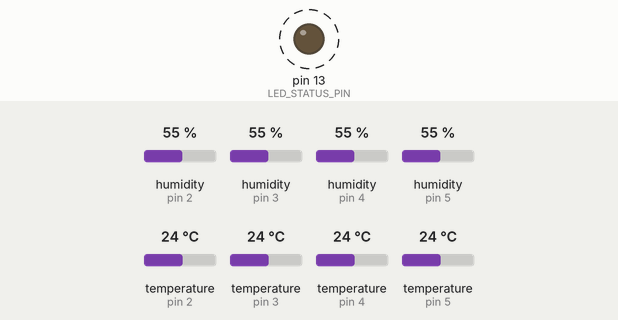
Recording of a sketch running on a simulated Arduino Uno, built with avr-gcc and run on an emulated ATmega328P. On the bench: output pins drawn as LEDs (lit = HIGH). Dashed ring = blinking. Inputs (shaded band) come from the test bench; at power-on: humidity (sensors on pin 2, pin 3, pin 4, pin 5) 55 %, temperature (sensors on pin 2, pin 3, pin 4, pin 5) 24 °C. What the sketch prints to the serial monitor is not drawn.

Above: at 2.5 s.
Timing chart, 0 to 5.0 s (numbered marks = the images above):
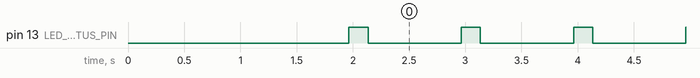

Measured:
- by itself, pin 13 (LED_STATUS_PIN): alternates HIGH for 0.17 s and LOW for 0.83 s

The sketch:

arduinouno.ino
```cpp
/*
 * =====================================================================================
 * PROJECT: MINISATELLITE 4x DHT22 TELEMETRY UNIT
 * BOARD:   Arduino Uno (ATmega328P)
 * FILE:    arduinouno.ino
 *
 * DESCRIPTION:
 * Dedicated acquisition unit reading exclusively 4x DHT22 (AM2302) Digital
 * Temperature & Humidity Sensors representing 4 key MiniSatellite subsystems:
 *   - SENSOR 1 (Digital Pin D2): T1 // On-Board Computer (OBC) Core & Comms
 *   - SENSOR 2 (Digital Pin D3): T2 // Solar Array & Photovoltaic Panel
 *   - SENSOR 3 (Digital Pin D4): T3 // Electrical Power System (EPS) Battery Bay
 *   - SENSOR 4 (Digital Pin D5): T4 // External Deployable Radiator Plate
 *
 * TELEMETRY DOWNLINK PATHWAYS:
 * 1. SoftwareSerial to ESP32-CAM (Pin 10 RX, Pin 11 TX @ 9600 Baud):
 *    Arduino Pin 11 (TX) -> 1kΩ/2kΩ divider -> ESP32-CAM U0R (GPIO 3).
 *    Arduino Pin 10 (RX) <- ESP32-CAM U0T (GPIO 1).
 *    ESP32-CAM serves data over Wi-Fi HTTP REST (/data) to temp.html.
 * 2. Hardware Serial (USB Pins 0/1 @ 9600 Baud):
 *    Direct PC ground terminal connection via Web Serial API in temp.html.
 *
 * REQUIRED LIBRARY:
 *   - "DHT sensor library" by Adafruit
 *   - "Adafruit Unified Sensor" (automatic dependency)
 *   Install via: Arduino IDE -> Sketch -> Include Library -> Manage Libraries...
 * =====================================================================================
 */

#include <SoftwareSerial.h>
#include <DHT.h>

// =====================================================================================
// 1. PIN DEFINITIONS & SENSOR CONFIGURATION
// =====================================================================================

// 4x DHT22 Digital Sensor Data Pins
#define PIN_DHT_T1 2  // Digital Pin D2: Sensor 1 (OBC Core)
#define PIN_DHT_T2 3  // Digital Pin D3: Sensor 2 (Solar Array)
#define PIN_DHT_T3 4  // Digital Pin D4: Sensor 3 (EPS Battery)
#define PIN_DHT_T4 5  // Digital Pin D5: Sensor 4 (Hull Radiator)

#define DHTTYPE DHT22 // DHT 22 (AM2302 / AM2321)

// Initialize 4 separate DHT22 sensor objects
DHT dht1(PIN_DHT_T1, DHTTYPE);
DHT dht2(PIN_DHT_T2, DHTTYPE);
DHT dht3(PIN_DHT_T3, DHTTYPE);
DHT dht4(PIN_DHT_T4, DHTTYPE);

// SoftwareSerial Link to ESP32-CAM
// Arduino Pin 11 (TX) -> 1kΩ/2kΩ divider -> ESP32-CAM Pin U0R (GPIO 3 RX)
// Arduino Pin 10 (RX) <- ESP32-CAM Pin U0T (GPIO 1 TX)
const int ESP_RX_PIN = 10;
const int ESP_TX_PIN = 11;
SoftwareSerial espSerial(ESP_RX_PIN, ESP_TX_PIN);

// Status LED (Pulses on each transmission packet)
const int LED_STATUS_PIN = 13;

// Telemetry Timing Intervals (milliseconds)
const unsigned long TELEMETRY_INTERVAL = 1000; // Transmit JSON packet every 1.0 second
const unsigned long DHT_SAMPLE_INTERVAL = 1800; // DHT22 requires >= 1.5 - 2.0s between reads

// =====================================================================================
// 2. GLOBAL TELEMETRY STATE & SENSOR BUFFERS
// =====================================================================================

// Temperatures (°C)
float tempT1 = 24.5;
float tempT2 = 26.2;
float tempT3 = 22.8;
float tempT4 = 25.0;

// Relative Humidities (%RH)
float humH1 = 45.0;
float humH2 = 46.2;
float humH3 = 44.5;
float humH4 = 47.0;
float avgHumidity = 45.7;

// Health / Sensor Detected Flags
bool dht1Ok = false;
bool dht2Ok = false;
bool dht3Ok = false;
bool dht4Ok = false;

// Packet & Timing Counters
unsigned long lastTelemetryTime = 0;
unsigned long lastDhtSampleTime = 0;
unsigned long packetCounter = 0;

// =====================================================================================
// 3. SENSOR ACQUISITION & VALIDATION ENGINE
// =====================================================================================

// Samples all 4 DHT22 sensors with non-blocking timing and fail-safe caching
void sampleAllDHT22Sensors() {
  unsigned long now = millis();
  if (now - lastDhtSampleTime < DHT_SAMPLE_INTERVAL && lastDhtSampleTime != 0) {
    return; // Wait until sensor hardware conversion cycle completes
  }
  lastDhtSampleTime = now;

  // Read Sensor 1 (T1 OBC Core)
  float t1 = dht1.readTemperature();
  float h1 = dht1.readHumidity();
  if (!isnan(t1) && t1 > -45.0 && t1 < 85.0) {
    tempT1 = t1;
    dht1Ok = true;
  }
  if (!isnan(h1) && h1 >= 0.0 && h1 <= 100.0) {
    humH1 = h1;
  }

  // Read Sensor 2 (T2 Solar Array)
  float t2 = dht2.readTemperature();
  float h2 = dht2.readHumidity();
  if (!isnan(t2) && t2 > -45.0 && t2 < 85.0) {
    tempT2 = t2;
    dht2Ok = true;
  } else if (!dht2Ok) {
    // If only 1 physical sensor is connected, derive realistic orbital offset from T1
    tempT2 = tempT1 + 1.8;
  }
  if (!isnan(h2) && h2 >= 0.0 && h2 <= 100.0) {
    humH2 = h2;
  } else if (!dht2Ok) {
    humH2 = humH1;
  }

  // Read Sensor 3 (T3 EPS Battery)
  float t3 = dht3.readTemperature();
  float h3 = dht3.readHumidity();
  if (!isnan(t3) && t3 > -45.0 && t3 < 85.0) {
    tempT3 = t3;
    dht3Ok = true;
  } else if (!dht3Ok) {
    tempT3 = tempT1 - 1.5;
  }
  if (!isnan(h3) && h3 >= 0.0 && h3 <= 100.0) {
    humH3 = h3;
  } else if (!dht3Ok) {
    humH3 = humH1;
  }

  // Read Sensor 4 (T4 Radiator Panel)
  float t4 = dht4.readTemperature();
  float h4 = dht4.readHumidity();
  if (!isnan(t4) && t4 > -45.0 && t4 < 85.0) {
    tempT4 = t4;
    dht4Ok = true;
  } else if (!dht4Ok) {
    tempT4 = tempT1 + 0.5;
  }
  if (!isnan(h4) && h4 >= 0.0 && h4 <= 100.0) {
    humH4 = h4;
  } else if (!dht4Ok) {
    humH4 = humH1;
  }

  // Calculate composite cabin relative humidity
  avgHumidity = (humH1 + humH2 + humH3 + humH4) / 4.0;
}

// =====================================================================================
// 4. TELEMETRY JSON PACKET SERIALIZATION & BROADCAST
// =====================================================================================

void transmitTelemetry() {
  packetCounter++;
  digitalWrite(LED_STATUS_PIN, HIGH); // Pulse LED

  // Construct compact JSON payload
  // e.g. {"t1":24.50,"t2":26.30,"t3":23.00,"t4":24.90,"h1":45.1,"h2":46.0,"h3":44.8,"h4":47.2,"hum":45.8,"pkt":1}
  String json = "{";
  json += "\"t1\":" + String(tempT1, 2) + ",";
  json += "\"t2\":" + String(tempT2, 2) + ",";
  json += "\"t3\":" + String(tempT3, 2) + ",";
  json += "\"t4\":" + String(tempT4, 2) + ",";
  json += "\"h1\":" + String(humH1, 1) + ",";
  json += "\"h2\":" + String(humH2, 1) + ",";
  json += "\"h3\":" + String(humH3, 1) + ",";
  json += "\"h4\":" + String(humH4, 1) + ",";
  json += "\"hum\":" + String(avgHumidity, 1) + ",";
  json += "\"pkt\":" + String(packetCounter);
  json += "}";

  // 1. Downlink to PC Ground Station via Hardware Serial (USB)
  Serial.println(json);

  // 2. Downlink to ESP32-CAM via SoftwareSerial (Pins 10/11)
  espSerial.println(json);

  // LED pulse duration
  delay(15);
  digitalWrite(LED_STATUS_PIN, LOW);
}

// =====================================================================================
// 5. SETUP
// =====================================================================================

void setup() {
  pinMode(LED_STATUS_PIN, OUTPUT);
  digitalWrite(LED_STATUS_PIN, LOW);

  // 1. Hardware Serial (USB Ground Station connection @ 9600 Baud)
  Serial.begin(9600);
  delay(400);

  // 2. SoftwareSerial to ESP32-CAM (@ 9600 Baud)
  espSerial.begin(9600);

  Serial.println(F("\n========================================================"));
  Serial.println(F("[BOOT] Arduino Uno MiniSatellite 4x DHT22 Telemetry Unit"));
  Serial.println(F("========================================================"));
  Serial.println(F("[+] Sensor 1: DHT22 connected to Digital Pin D2 (OBC Core)"));
  Serial.println(F("[+] Sensor 2: DHT22 connected to Digital Pin D3 (Solar Array)"));
  Serial.println(F("[+] Sensor 3: DHT22 connected to Digital Pin D4 (EPS Battery)"));
  Serial.println(F("[+] Sensor 4: DHT22 connected to Digital Pin D5 (Radiator Panel)"));
  Serial.println(F("[+] UART Link: D10 RX / D11 TX -> ESP32-CAM U0R (GPIO 3)"));
  Serial.println(F("[+] Telemetry Broadcast Rate: 1.0 second"));
  Serial.println(F("========================================================\n"));

  // 3. Initialize all 4 DHT22 sensors
  dht1.begin();
  dht2.begin();
  dht3.begin();
  dht4.begin();

  // Initial read attempt
  delay(1000);
  sampleAllDHT22Sensors();
}

// =====================================================================================
// 6. MAIN LOOP
// =====================================================================================

void loop() {
  // Always service DHT22 sampling timer
  sampleAllDHT22Sensors();

  // Check for interactive query from PC or ESP32-CAM
  if (Serial.available()) {
    char c = Serial.read();
    if (c == '?' || c == 'P' || c == 'p') {
      transmitTelemetry(); // On-demand packet poll
    }
  }

  // Periodic automatic 1-second telemetry broadcast
  unsigned long currentMillis = millis();
  if (currentMillis - lastTelemetryTime >= TELEMETRY_INTERVAL) {
    lastTelemetryTime = currentMillis;
    transmitTelemetry();
  }
}
```
